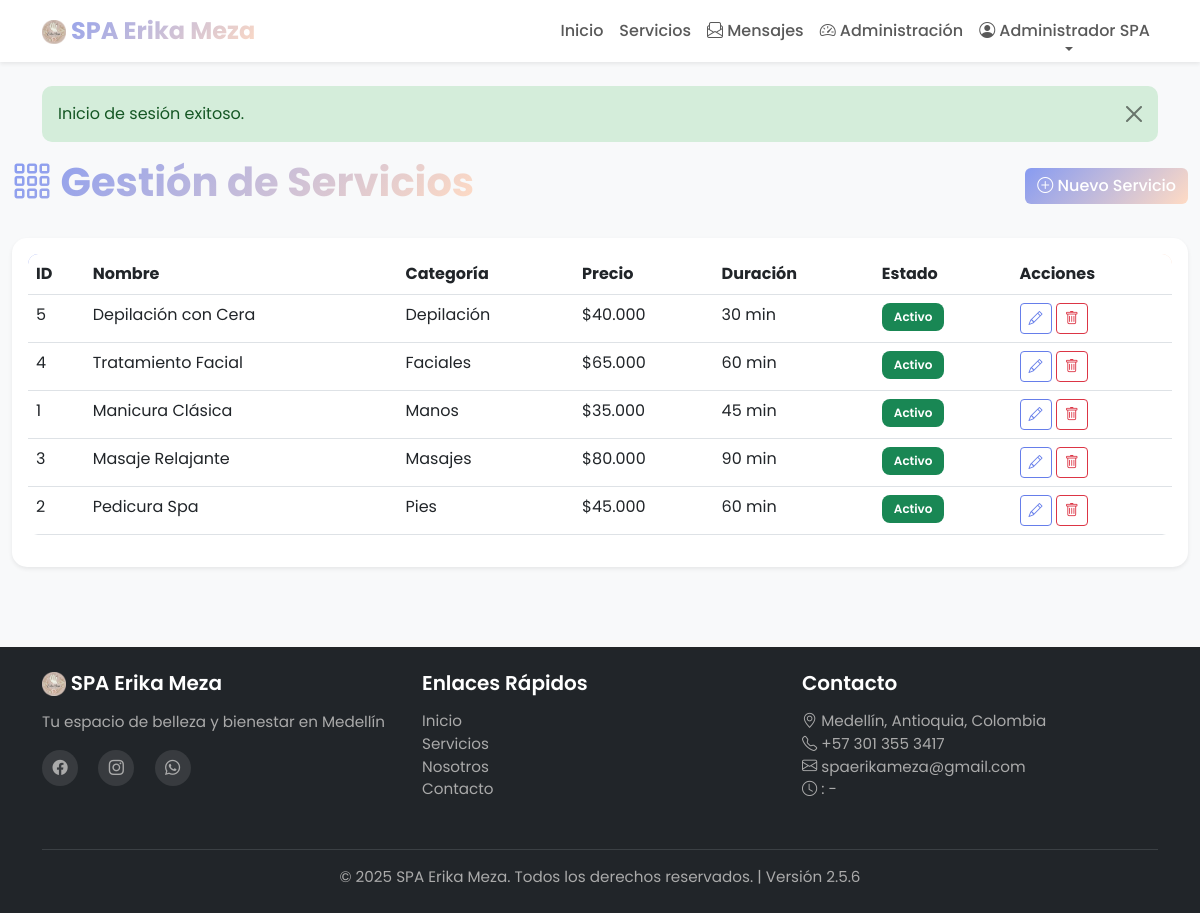
Screenshot of /index.php?page=admin-services (signed in) with the database file from the repository.
### tables this page shows
CREATE TABLE servicios (
    id INT AUTO_INCREMENT PRIMARY KEY,
    nombre VARCHAR(255) NOT NULL,
    descripcion TEXT,
    precio DECIMAL(10,2) NOT NULL,
    duracion INT NOT NULL COMMENT 'Duración en minutos',
    imagen VARCHAR(255),
    categoria VARCHAR(100),
    activo BOOLEAN DEFAULT TRUE,
    creado TIMESTAMP DEFAULT CURRENT_TIMESTAMP,
    actualizado TIMESTAMP DEFAULT CURRENT_TIMESTAMP ON UPDATE CURRENT_TIMESTAMP,
    INDEX idx_active (activo),
    INDEX idx_category (categoria)
);

### app/models/Service.php (called while the page is built, shortened)
<?php
class Service {
    private $conn;
    private $table = 'servicios';
    public function __construct($db) {
        $this->conn = $db;
    }
    public function getAllAdmin() {
        $query = "SELECT * FROM " . $this->table . "
                  ORDER BY categoria, nombre";
        $stmt = $this->conn->prepare($query);
        $stmt->execute();
        return $stmt->fetchAll();
    }
}
?>

### app/helpers/sanitize.php (called while the page is built, shortened)
<?php
function e($data) {
    return htmlspecialchars($data, ENT_QUOTES, 'UTF-8');
}
function formatPrice($precio) {
    return '$' . number_format($precio, 0, ',', '.');
}
?>

### app/views/admin/services.php (the view, shortened to what this page needs)
<?php
require_once APP_PATH . '/models/Service.php';
$database = new Database();
$db = $database->getConnection();
$serviceModel = new Service($db);
$services = $serviceModel->getAllAdmin();
?>
<div class="container-fluid">
    <div class="row mb-4">
        <div class="col-12">
            <div class="d-flex justify-content-between align-items-center">
                <h1 class="fw-bold text-gradient">
                    <i class="bi bi-grid-3x3-gap"></i> Gestión de Servicios
                </h1>
                <button type="button" class="btn btn-primary" data-bs-toggle="modal" data-bs-target="#addServiceModal">
                    <i class="bi bi-plus-circle"></i> Nuevo Servicio
                </button>
            </div>
        </div>
    </div>
    <div class="card shadow-sm">
        <div class="card-body">
            <div class="table-responsive">
                <table class="table table-hover">
                    <thead>
                        <tr>
                            <th>ID</th>
                            <th>Nombre</th>
                            <th>Categoría</th>
                            <th>Precio</th>
                            <th>Duración</th>
                            <th>Estado</th>
                            <th>Acciones</th>
                        </tr>
                    </thead>
                    <tbody>
                        <?php foreach ($services as $service): ?>
                        <tr>
                            <td><?php echo $service['id']; ?></td>
                            <td>
                                <div class="d-flex align-items-center">
                                    <span><?php echo e($service['nombre']); ?></span>
                                </div>
                            </td>
                            <td><?php echo e($service['categoria']); ?></td>
                            <td><?php echo formatPrice($service['precio']); ?></td>
                            <td><?php echo $service['duracion']; ?> min</td>
                            <td>
                                <?php if ($service['activo']): ?>
                                <span class="badge bg-success">Activo</span>
                                <?php else: ?>
                                <span class="badge bg-secondary">Inactivo</span>
                                <?php endif; ?>
                            </td>
                            <td>
                                <button type="button" class="btn btn-sm btn-outline-primary"
                                        onclick="editService(<?php echo htmlspecialchars(json_encode($service)); ?>)"
                                        title="Editar">
                                    <i class="bi bi-pencil"></i>
                                </button>
                                <button type="button" class="btn btn-sm btn-outline-danger"
                                        onclick="deleteService(<?php echo $service['id']; ?>)"
                                        title="Eliminar">
                                    <i class="bi bi-trash"></i>
                                </button>
                            </td>
                        </tr>
                        <?php endforeach; ?>
                    </tbody>
                </table>
            </div>
        </div>
    </div>
</div>

### public/css/style.css (style rules this page uses)
:root { --primary-color: #667eea; --secondary-color: #764ba2; --success-color: #48bb78; --danger-color: #f56565; --warning-color: #ed8936; --info-color: #4299e1; --light-color: #f7fafc; --dark-color: #2d3748; --gradient-primary: linear-gradient(135deg, #879bf1 0%, #ffdbc4 100%); }
* { margin: 0; padding: 0; box-sizing: border-box; }
body { font-family: 'Poppins', sans-serif; color: var(--dark-color); background-color: #f8f9fa; min-height: 100vh; display: flex; flex-direction: column; }
.btn-primary { background: var(--gradient-primary); border: none; transition: all 0.3s ease; font-weight: 500; }
.btn-outline-primary { border-color: var(--primary-color); color: var(--primary-color); transition: all 0.3s ease; }
.card { border: none; border-radius: 15px; transition: all 0.3s ease; overflow: hidden; }
.table { background-color: white; border-radius: 10px; overflow: hidden; }
.table thead { background: var(--gradient-primary); color: white; }
.table tbody tr { transition: background-color 0.2s ease; }
.badge { padding: 0.5em 0.8em; border-radius: 8px; font-weight: 500; }
.text-gradient { background: var(--gradient-primary); -webkit-background-clip: text; -webkit-text-fill-color: transparent; background-clip: text; }
.card { transition: transform 0.2s ease, box-shadow 0.2s ease; }
.badge { padding: 0.5rem 0.75rem; font-weight: 600; }

### rows the page displays
servicios: id "5", nombre "Depilación con Cera", categoria "Depilación", precio "$40.000", duracion "30", activo "Activo"
servicios: id "4", nombre "Tratamiento Facial", categoria "Faciales", precio "$65.000", duracion "60", activo "Activo"
servicios: id "1", nombre "Manicura Clásica", categoria "Manos", precio "$35.000", duracion "45", activo "Activo"
servicios: id "3", nombre "Masaje Relajante", categoria "Masajes", precio "$80.000", duracion "90", activo "Activo"
servicios: id "2", nombre "Pedicura Spa", categoria "Pies", precio "$45.000", duracion "60", activo "Activo"

### other values shown
APP_NAME "SPA Erika Meza"
getUserName() "Administrador SPA"
$flash['message'] "Inicio de sesión exitoso."
APP_ADDRESS "Medellín, Antioquia, Colombia"
APP_PHONE "+57 301 355 3417"
APP_EMAIL "spaerikameza@gmail.com"
APP_VERSION "2.5.6"
